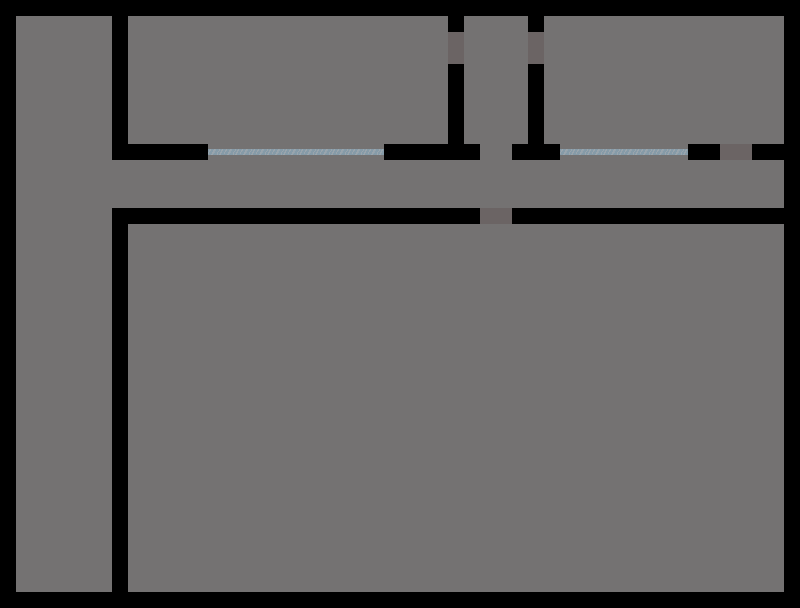

A level layout from a 2D game, rendered from its tile map. Below: a short description, then the map file with tile-grid data replaced by summaries:
An orthogonal 50x38 tile map with 16x16 px tiles, 3 tile layers (floor, walls, windows) and 4 objects.

<map version="1.0" orientation="orthogonal" renderorder="right-down" width="50" height="38" tilewidth="16" tileheight="16" nextobjectid="106">
 <tileset firstgid="1" name="grid-tiles" tilewidth="16" tileheight="16" tilecount="16" columns="4">
  <image source="../images/grid-tiles.png" width="64" height="64" />
 </tileset>
 <layer name="floor" width="50" height="38">
  <data>[1900 cells, 1900 non-empty, 2 distinct tile ids]</data>
 </layer>
 <layer name="walls" width="50" height="38">
  <data>[1900 cells, 274 non-empty, 1 distinct tile ids]</data>
 </layer>
 <layer name="windows" width="50" height="38">
  <data>[1900 cells, 19 non-empty, 1 distinct tile ids]</data>
 </layer>
 <objectgroup name="doors">
  <object id="102" x="448" y="32" width="16" height="32" />
  <object id="103" x="528" y="32" width="16" height="32" />
  <object id="104" x="480" y="208" width="32" height="16" />
  <object id="105" x="720" y="144" width="32" height="16" />
 </objectgroup>
</map>
